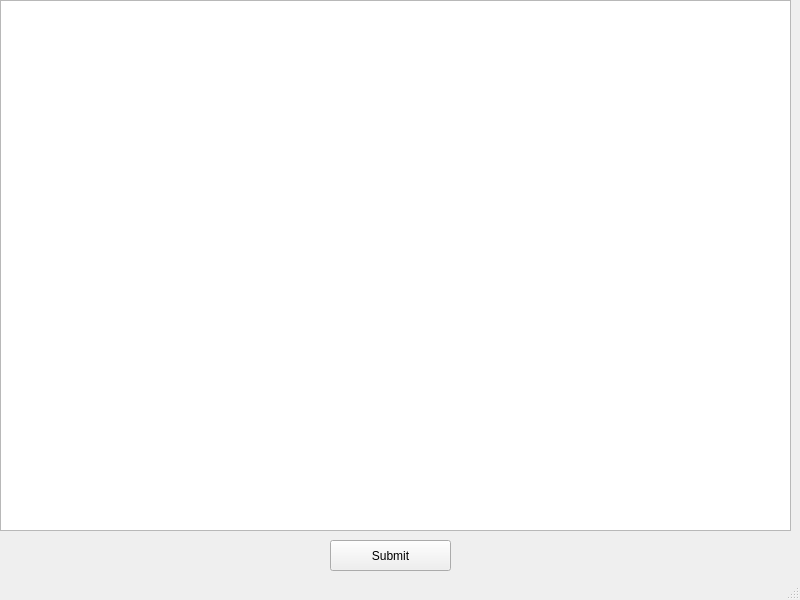
<?xml version="1.0" encoding="UTF-8"?>
<ui version="4.0">
 <class>MainWindow</class>
 <widget class="QMainWindow" name="MainWindow">
  <property name="geometry">
   <rect>
    <x>0</x>
    <y>0</y>
    <width>800</width>
    <height>600</height>
   </rect>
  </property>
  <property name="windowTitle">
   <string>MainWindow</string>
  </property>
  <widget class="QWidget" name="centralwidget">
   <widget class="QTextEdit" name="textEdit">
    <property name="geometry">
     <rect>
      <x>0</x>
      <y>0</y>
      <width>791</width>
      <height>531</height>
     </rect>
    </property>
    <property name="font">
     <font>
      <pointsize>10</pointsize>
     </font>
    </property>
   </widget>
   <widget class="QPushButton" name="pushButton">
    <property name="geometry">
     <rect>
      <x>330</x>
      <y>540</y>
      <width>121</width>
      <height>31</height>
     </rect>
    </property>
    <property name="text">
     <string>Submit</string>
    </property>
   </widget>
  </widget>
  <widget class="QMenuBar" name="menubar">
   <property name="geometry">
    <rect>
     <x>0</x>
     <y>0</y>
     <width>800</width>
     <height>25</height>
    </rect>
   </property>
  </widget>
  <widget class="QStatusBar" name="statusbar"/>
 </widget>
 <resources/>
 <connections/>
</ui>
